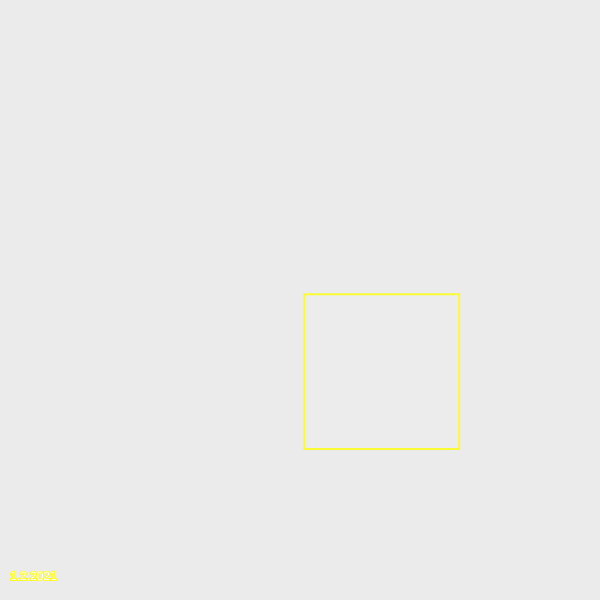
Frame 1 (no input)
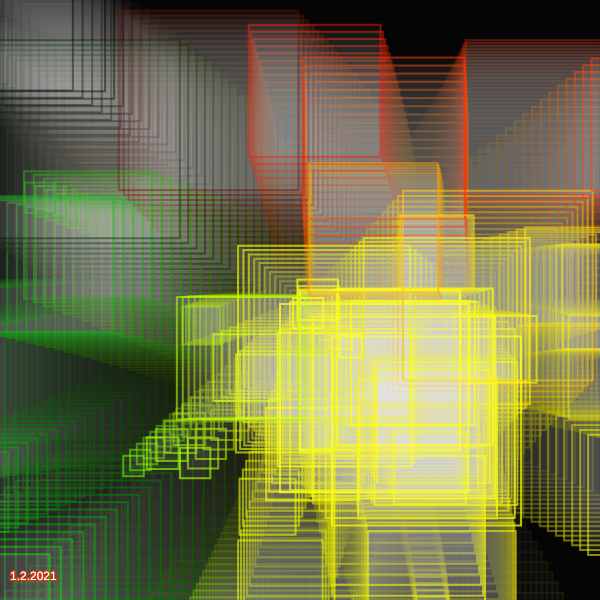
Frame 60 (no input)
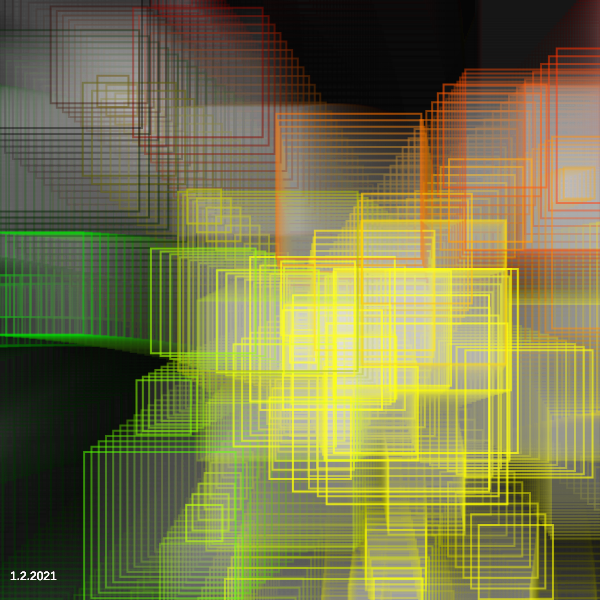
Frame 120 (the mouse pressed at the canvas centre since frame 60)

The p5.js sketch that drew these frames (run headless with seeded random() and noise() and a simulated clock; from frame 60 on, the mouse is pressed at the canvas centre):

// p5.js sketch
// ── sketch.js
//Based off the particle system example on p5.js
//https://p5js.org/examples/simulate-particle-system.html 

//Nina Lutz, Jan 1 2021
let system;

function setup() {
  var canvas;
  if(windowWidth>=600 && windowHeight >=600){
    canvas = createCanvas(600, 600);
  }
  else{
    canvas = createCanvas(windowWidth, windowHeight - 100);
  }
  system = new ParticleSystem(createVector(width/2, height/2));

  var x = (windowWidth - width) / 2;
  var y = (windowHeight - height) / 2;

  canvas.position(x, y);
}

function draw() {
  background(0, 20);
  system.addParticle();
  system.run();
  fill(255);
  text("1.2.2021", 10, height - 20);
}

// A simple Particle class
let Particle = function(position) {
  this.acceleration = createVector(-0.05, 0.05);
  this.velocity = createVector(random(-10, 10), random(-10, 10));
  this.position = position.copy();
  this.lifespan = 200;
  this.size = random(20, 200);
};

Particle.prototype.run = function() {
  this.update();
  this.display();
};

// Method to update position
Particle.prototype.update = function(){
  this.velocity.add(this.acceleration);
  this.position.add(this.velocity);
  this.lifespan -= 2;
};

// Method to display
Particle.prototype.display = function() {
  stroke(this.position.x, this.position.y, 0, this.lifespan);
  strokeWeight(2);
  fill(255, 10);
  rect(this.position.x, this.position.y, this.size, this.size);
};

// Is the particle still useful?
Particle.prototype.isDead = function(){
  return this.lifespan < 0;
};

let ParticleSystem = function(position) {
  this.origin = position.copy();
  this.particles = [];
};

ParticleSystem.prototype.addParticle = function() {
  this.particles.push(new Particle(this.origin));
};

ParticleSystem.prototype.run = function() {
  for (let i = this.particles.length-1; i >= 0; i--) {
    let p = this.particles[i];
    p.run();
    if (p.isDead()) {
      this.particles.splice(i, 1);
    }
  }
};
